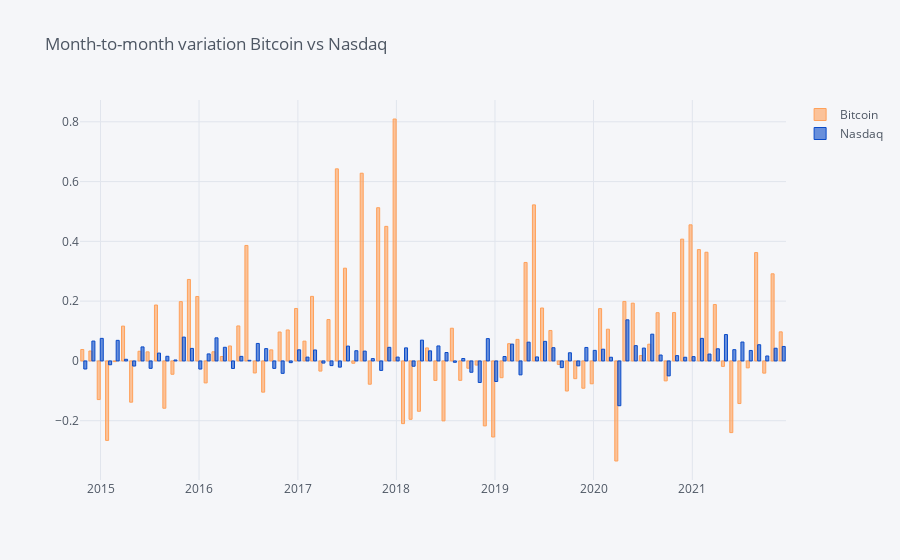

Notebook cell for this chart:
### Code cell
retorno_btc_vs_nasdaq = pd.DataFrame(data=[btc_return_month,nasdaq_return]).T
retorno_btc_vs_nasdaq.columns=['Bitcoin','Nasdaq']
retorno_btc_vs_nasdaq=retorno_btc_vs_nasdaq.groupby(pd.Grouper(freq='M')).mean()
retorno_btc_vs_nasdaq.iplot(kind='bar',colors=['#FFA15A','rgb(10,75,200)'],title="Month-to-month variation Bitcoin vs Nasdaq")
